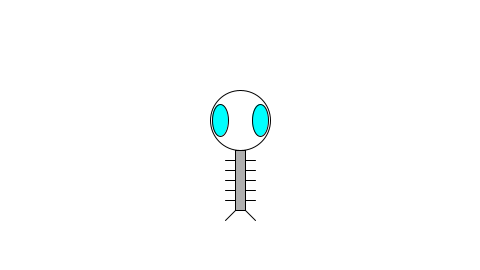
Frame 1 (no input)
Frame 60 (the mouse pressed at the canvas centre just before this capture): identical to frame 1, image omitted
Frame 120 (the mouse held since frame 60 and released just before this capture): identical to frame 1, image omitted

The Processing sketch that drew this single still picture (run headless with seeded random() and noise(); from frame 60 on, the mouse is pressed at the canvas centre):

// Processing sketch: Zoog_Method
// ── Zoog_Method.pde
//Credit to Daniel Shifman
float x = 240;
float y = 180;
float w = 60;
float h = 60;
float eyeSize = 16;

void setup() {
  size(480, 270);
}

void draw() {
  //1.  Draw a white background
    background(255, 255, 255);
  //2. create a color variable. (ask your teacher or check processing.org/reference
    color c = color(0, 255, 255);
  //2. call the method to draw your Zoog. Hint: you will need your color variable.
    drawZoog(c);
  //3. call the method to Jiggle your Zoog
    //jiggleZoog(50);
//bonus: Only jiggle the zoog when the mouse is pressed  
    
}
    void mouseClicked() {
      jiggleZoog(100); 
    }
void jiggleZoog(int speed) {
  // Change the x and y location of Zoog randomly
  x = x + random(-.1, .1)*speed;
  y = y + random(-.1, .1)*speed;
  // Constrain Zoog to window
  x = constrain(x, 0, width);
  y = constrain(y, 0, height);
}

void drawZoog(color eyeColor) {
  // Set ellipses and rects to CENTER mode
  ellipseMode(CENTER);
  rectMode(CENTER);
  // Draw Zoog's arms with a for loop
  for (float i = y - h/3; i < y + h/2; i += 10) {
    stroke(0);
    line(x - w/4, i, x + w/4, i);
  }
  // Draw Zoog's body
  stroke(0);
  fill(175);
  rect(x, y, w/6, h);
  // Draw Zoog's head
  stroke(0);
  fill(255);
  ellipse(x, y - h, w, h);
  // Draw Zoog's eyes
  fill(eyeColor);
  ellipse(x - w/3, y - h, eyeSize, eyeSize*2);
  ellipse(x + w/3, y - h, eyeSize, eyeSize*2);
  // Draw Zoog's legs
  stroke(0);
  line(x - w/12, y + h/2, x - w/4, y + h/2 + 10);
  line(x + w/12, y + h/2, x + w/4, y + h/2 + 10);
}
